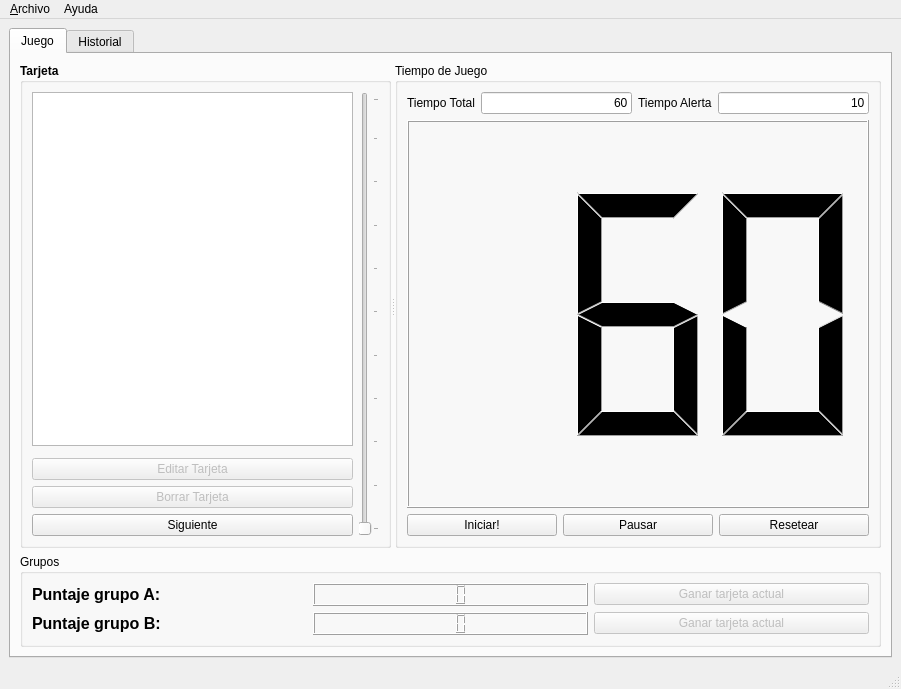
<?xml version="1.0" encoding="UTF-8"?>
<ui version="4.0">
 <class>MainWindow</class>
 <widget class="QMainWindow" name="MainWindow">
  <property name="windowModality">
   <enum>Qt::ApplicationModal</enum>
  </property>
  <property name="geometry">
   <rect>
    <x>0</x>
    <y>0</y>
    <width>901</width>
    <height>689</height>
   </rect>
  </property>
  <property name="windowTitle">
   <string>Taboo Words!</string>
  </property>
  <widget class="QWidget" name="centralwidget">
   <layout class="QGridLayout" name="gridLayout_6">
    <item row="1" column="0">
     <widget class="QTabWidget" name="tabWidget">
      <property name="currentIndex">
       <number>0</number>
      </property>
      <widget class="QWidget" name="tabJuego">
       <attribute name="title">
        <string>Juego</string>
       </attribute>
       <layout class="QGridLayout" name="gridLayout_5">
        <item row="0" column="0">
         <widget class="QSplitter" name="splitter">
          <property name="orientation">
           <enum>Qt::Horizontal</enum>
          </property>
          <widget class="QGroupBox" name="gbTarjeta">
           <property name="sizePolicy">
            <sizepolicy hsizetype="Preferred" vsizetype="Preferred">
             <horstretch>0</horstretch>
             <verstretch>0</verstretch>
            </sizepolicy>
           </property>
           <property name="font">
            <font>
             <weight>75</weight>
             <bold>true</bold>
            </font>
           </property>
           <property name="title">
            <string>Tarjeta</string>
           </property>
           <layout class="QGridLayout" name="gridTarjeta">
            <item row="0" column="0">
             <widget class="QTextEdit" name="tePalabra">
              <property name="sizePolicy">
               <sizepolicy hsizetype="Expanding" vsizetype="Expanding">
                <horstretch>1</horstretch>
                <verstretch>1</verstretch>
               </sizepolicy>
              </property>
              <property name="readOnly">
               <bool>true</bool>
              </property>
             </widget>
            </item>
            <item row="0" column="1" rowspan="5">
             <widget class="QSlider" name="vsTextSize">
              <property name="orientation">
               <enum>Qt::Vertical</enum>
              </property>
              <property name="tickPosition">
               <enum>QSlider::TicksBelow</enum>
              </property>
              <property name="tickInterval">
               <number>10</number>
              </property>
             </widget>
            </item>
            <item row="4" column="0">
             <widget class="QPushButton" name="pbSiguiente">
              <property name="font">
               <font>
                <weight>50</weight>
                <bold>false</bold>
               </font>
              </property>
              <property name="text">
               <string>Siguiente</string>
              </property>
             </widget>
            </item>
            <item row="2" column="0">
             <widget class="QPushButton" name="pbEditarTarjeta">
              <property name="enabled">
               <bool>false</bool>
              </property>
              <property name="font">
               <font>
                <weight>50</weight>
                <bold>false</bold>
               </font>
              </property>
              <property name="text">
               <string>Editar Tarjeta</string>
              </property>
             </widget>
            </item>
            <item row="3" column="0">
             <widget class="QPushButton" name="pbBorrarTarjeta">
              <property name="enabled">
               <bool>false</bool>
              </property>
              <property name="font">
               <font>
                <weight>50</weight>
                <bold>false</bold>
               </font>
              </property>
              <property name="text">
               <string>Borrar Tarjeta</string>
              </property>
             </widget>
            </item>
           </layout>
          </widget>
          <widget class="QGroupBox" name="gbTiempo">
           <property name="sizePolicy">
            <sizepolicy hsizetype="Preferred" vsizetype="Preferred">
             <horstretch>0</horstretch>
             <verstretch>0</verstretch>
            </sizepolicy>
           </property>
           <property name="title">
            <string>Tiempo de Juego</string>
           </property>
           <layout class="QGridLayout" name="gridLayout_8">
            <item row="0" column="0">
             <layout class="QGridLayout" name="gridLayout_7">
              <item row="1" column="1">
               <widget class="QLineEdit" name="leTiempoTotal">
                <property name="inputMask">
                 <string>##; </string>
                </property>
                <property name="text">
                 <string>60</string>
                </property>
                <property name="alignment">
                 <set>Qt::AlignRight|Qt::AlignTrailing|Qt::AlignVCenter</set>
                </property>
               </widget>
              </item>
              <item row="1" column="3">
               <widget class="QLineEdit" name="leTiempoAlerta">
                <property name="inputMask">
                 <string>##; </string>
                </property>
                <property name="text">
                 <string>10</string>
                </property>
                <property name="alignment">
                 <set>Qt::AlignRight|Qt::AlignTrailing|Qt::AlignVCenter</set>
                </property>
               </widget>
              </item>
              <item row="1" column="0">
               <widget class="QLabel" name="label">
                <property name="text">
                 <string>Tiempo Total</string>
                </property>
               </widget>
              </item>
              <item row="1" column="2">
               <widget class="QLabel" name="label_2">
                <property name="text">
                 <string>Tiempo Alerta</string>
                </property>
               </widget>
              </item>
             </layout>
            </item>
            <item row="1" column="0">
             <widget class="QTemporizador" name="lcdTiempo">
              <property name="sizePolicy">
               <sizepolicy hsizetype="Expanding" vsizetype="Expanding">
                <horstretch>0</horstretch>
                <verstretch>0</verstretch>
               </sizepolicy>
              </property>
              <property name="font">
               <font>
                <weight>50</weight>
                <bold>false</bold>
               </font>
              </property>
              <property name="numDigits">
               <number>3</number>
              </property>
              <property name="segmentStyle">
               <enum>QLCDNumber::Filled</enum>
              </property>
              <property name="intValue" stdset="0">
               <number>60</number>
              </property>
             </widget>
            </item>
            <item row="2" column="0">
             <layout class="QHBoxLayout" name="horizontalLayout">
              <item>
               <widget class="QPushButton" name="pbIniciarTiempo">
                <property name="text">
                 <string>Iniciar!</string>
                </property>
               </widget>
              </item>
              <item>
               <widget class="QPushButton" name="pbPausarTiempo">
                <property name="text">
                 <string>Pausar</string>
                </property>
               </widget>
              </item>
              <item>
               <widget class="QPushButton" name="pbResetearTiempo">
                <property name="text">
                 <string>Resetear</string>
                </property>
               </widget>
              </item>
             </layout>
            </item>
           </layout>
          </widget>
         </widget>
        </item>
        <item row="1" column="0">
         <widget class="QGroupBox" name="groupBox">
          <property name="sizePolicy">
           <sizepolicy hsizetype="Minimum" vsizetype="Maximum">
            <horstretch>0</horstretch>
            <verstretch>0</verstretch>
           </sizepolicy>
          </property>
          <property name="title">
           <string>Grupos</string>
          </property>
          <layout class="QGridLayout" name="gridLayout_2">
           <item row="0" column="0">
            <widget class="QLabel" name="tlPuntajeA_2">
             <property name="font">
              <font>
               <pointsize>12</pointsize>
               <weight>75</weight>
               <bold>true</bold>
              </font>
             </property>
             <property name="text">
              <string>Puntaje grupo A:</string>
             </property>
            </widget>
           </item>
           <item row="0" column="1">
            <widget class="QLCDNumber" name="lcdPuntajeA_2">
             <property name="numDigits">
              <number>3</number>
             </property>
            </widget>
           </item>
           <item row="0" column="2">
            <widget class="QPushButton" name="pbGanarA">
             <property name="enabled">
              <bool>false</bool>
             </property>
             <property name="text">
              <string>Ganar tarjeta actual</string>
             </property>
            </widget>
           </item>
           <item row="1" column="0">
            <widget class="QLabel" name="tlPuntajeB_2">
             <property name="font">
              <font>
               <pointsize>12</pointsize>
               <weight>75</weight>
               <bold>true</bold>
              </font>
             </property>
             <property name="text">
              <string>Puntaje grupo B:</string>
             </property>
            </widget>
           </item>
           <item row="1" column="1">
            <widget class="QLCDNumber" name="lcdPuntajeB_2">
             <property name="numDigits">
              <number>3</number>
             </property>
            </widget>
           </item>
           <item row="1" column="2">
            <widget class="QPushButton" name="pbGanarB">
             <property name="enabled">
              <bool>false</bool>
             </property>
             <property name="text">
              <string>Ganar tarjeta actual</string>
             </property>
            </widget>
           </item>
          </layout>
         </widget>
        </item>
       </layout>
      </widget>
      <widget class="QWidget" name="tabHistorial">
       <attribute name="title">
        <string>Historial</string>
       </attribute>
       <layout class="QGridLayout" name="gridLayout">
        <item row="0" column="0">
         <widget class="QGroupBox" name="grupoA">
          <property name="font">
           <font>
            <weight>75</weight>
            <bold>true</bold>
           </font>
          </property>
          <property name="title">
           <string>Grupo A</string>
          </property>
          <property name="alignment">
           <set>Qt::AlignCenter</set>
          </property>
          <layout class="QGridLayout" name="gridLayout_3">
           <item row="1" column="0">
            <widget class="QLabel" name="tlPuntajeA">
             <property name="font">
              <font>
               <pointsize>12</pointsize>
               <weight>75</weight>
               <bold>true</bold>
              </font>
             </property>
             <property name="text">
              <string>Puntaje:</string>
             </property>
            </widget>
           </item>
           <item row="1" column="1">
            <widget class="QLCDNumber" name="lcdPuntajeA">
             <property name="numDigits">
              <number>3</number>
             </property>
            </widget>
           </item>
           <item row="2" column="0" colspan="2">
            <widget class="QPushButton" name="pbSumarA">
             <property name="enabled">
              <bool>false</bool>
             </property>
             <property name="font">
              <font>
               <weight>50</weight>
               <bold>false</bold>
              </font>
             </property>
             <property name="text">
              <string>Ganar Tarjeta</string>
             </property>
            </widget>
           </item>
           <item row="3" column="0" colspan="2">
            <widget class="QTableWidget" name="twTarjetasA">
             <property name="font">
              <font>
               <pointsize>10</pointsize>
              </font>
             </property>
             <property name="editTriggers">
              <set>QAbstractItemView::NoEditTriggers</set>
             </property>
             <column>
              <property name="text">
               <string>Tarjetas Ganadas</string>
              </property>
             </column>
            </widget>
           </item>
           <item row="0" column="0">
            <widget class="QLabel" name="tlNombreGrupoA">
             <property name="font">
              <font>
               <pointsize>12</pointsize>
              </font>
             </property>
             <property name="text">
              <string>Nombre Grupo</string>
             </property>
            </widget>
           </item>
           <item row="0" column="1">
            <widget class="QLineEdit" name="leNombreGrupoA">
             <property name="font">
              <font>
               <pointsize>12</pointsize>
              </font>
             </property>
            </widget>
           </item>
          </layout>
         </widget>
        </item>
        <item row="0" column="1">
         <widget class="QGroupBox" name="grupoB">
          <property name="font">
           <font>
            <weight>75</weight>
            <bold>true</bold>
           </font>
          </property>
          <property name="title">
           <string>Grupo B</string>
          </property>
          <property name="alignment">
           <set>Qt::AlignCenter</set>
          </property>
          <property name="flat">
           <bool>false</bool>
          </property>
          <property name="checkable">
           <bool>false</bool>
          </property>
          <layout class="QGridLayout" name="gridLayout_4">
           <item row="1" column="1">
            <widget class="QLCDNumber" name="lcdPuntajeB">
             <property name="frameShape">
              <enum>QFrame::Box</enum>
             </property>
             <property name="frameShadow">
              <enum>QFrame::Raised</enum>
             </property>
             <property name="numDigits">
              <number>3</number>
             </property>
            </widget>
           </item>
           <item row="3" column="0" colspan="2">
            <widget class="QPushButton" name="pbSumarB">
             <property name="enabled">
              <bool>false</bool>
             </property>
             <property name="font">
              <font>
               <weight>50</weight>
               <bold>false</bold>
              </font>
             </property>
             <property name="text">
              <string>Ganar Tarjeta</string>
             </property>
            </widget>
           </item>
           <item row="1" column="0">
            <widget class="QLabel" name="tlPuntajeB">
             <property name="font">
              <font>
               <pointsize>12</pointsize>
               <weight>75</weight>
               <bold>true</bold>
              </font>
             </property>
             <property name="text">
              <string>Puntaje:</string>
             </property>
            </widget>
           </item>
           <item row="4" column="0" colspan="2">
            <widget class="QTableWidget" name="twTarjetasB">
             <property name="font">
              <font>
               <pointsize>10</pointsize>
              </font>
             </property>
             <property name="editTriggers">
              <set>QAbstractItemView::NoEditTriggers</set>
             </property>
             <column>
              <property name="text">
               <string>Tarjetas Ganadas</string>
              </property>
             </column>
            </widget>
           </item>
           <item row="0" column="0">
            <widget class="QLabel" name="tlNombreGrupoB">
             <property name="font">
              <font>
               <pointsize>12</pointsize>
              </font>
             </property>
             <property name="text">
              <string>Nombre Grupo:</string>
             </property>
            </widget>
           </item>
           <item row="0" column="1">
            <widget class="QLineEdit" name="leNombreGrupoB">
             <property name="font">
              <font>
               <pointsize>12</pointsize>
              </font>
             </property>
            </widget>
           </item>
          </layout>
         </widget>
        </item>
       </layout>
      </widget>
     </widget>
    </item>
   </layout>
  </widget>
  <widget class="QMenuBar" name="menubar">
   <property name="geometry">
    <rect>
     <x>0</x>
     <y>0</y>
     <width>901</width>
     <height>23</height>
    </rect>
   </property>
   <widget class="QMenu" name="menu_Archivo">
    <property name="title">
     <string>&amp;Archivo</string>
    </property>
    <addaction name="separator"/>
    <addaction name="actionNuevo_Juego"/>
    <addaction name="separator"/>
    <addaction name="action_Salir"/>
   </widget>
   <widget class="QMenu" name="menuAyuda">
    <property name="title">
     <string>Ayuda</string>
    </property>
    <addaction name="actionInstrucciones"/>
    <addaction name="separator"/>
    <addaction name="actionAcerca_de"/>
   </widget>
   <addaction name="menu_Archivo"/>
   <addaction name="menuAyuda"/>
  </widget>
  <widget class="QStatusBar" name="statusbar"/>
  <action name="actionNuevo_Juego">
   <property name="text">
    <string>Nuevo Juego</string>
   </property>
  </action>
  <action name="action_Salir">
   <property name="text">
    <string>&amp;Salir</string>
   </property>
  </action>
  <action name="actionInstrucciones">
   <property name="text">
    <string>Como Jugar?</string>
   </property>
  </action>
  <action name="actionAcerca_de">
   <property name="text">
    <string>Acerca de...</string>
   </property>
  </action>
 </widget>
 <customwidgets>
  <customwidget>
   <class>QTemporizador</class>
   <extends>QLCDNumber</extends>
   <header>QTemporizador</header>
  </customwidget>
 </customwidgets>
 <tabstops>
  <tabstop>tabWidget</tabstop>
  <tabstop>tePalabra</tabstop>
  <tabstop>vsTextSize</tabstop>
  <tabstop>pbEditarTarjeta</tabstop>
  <tabstop>pbSiguiente</tabstop>
  <tabstop>pbIniciarTiempo</tabstop>
  <tabstop>pbPausarTiempo</tabstop>
  <tabstop>pbResetearTiempo</tabstop>
  <tabstop>pbGanarA</tabstop>
  <tabstop>pbGanarB</tabstop>
  <tabstop>leNombreGrupoA</tabstop>
  <tabstop>pbSumarA</tabstop>
  <tabstop>twTarjetasA</tabstop>
  <tabstop>leNombreGrupoB</tabstop>
  <tabstop>pbSumarB</tabstop>
  <tabstop>twTarjetasB</tabstop>
 </tabstops>
 <resources/>
 <connections/>
</ui>
